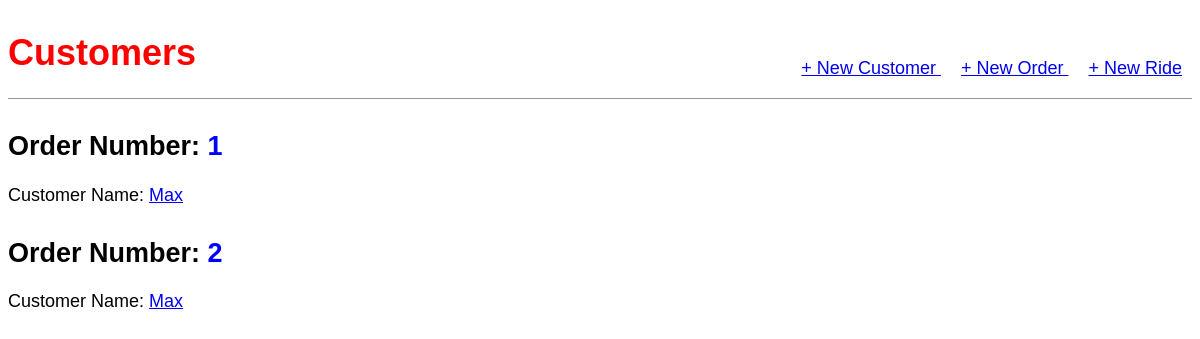
The page /order/ on the database its author committed.
### orders/models.py (models this page shows, shortened)
class Order(models.Model):
    order_number = models.AutoField(primary_key=True)
    customer_number = models.ForeignKey(Customer, on_delete=models.CASCADE, related_name='orders')
    date_created = models.DateField(auto_now_add=True)
    last_updated = models.DateField(auto_now=True)
    description = models.CharField(max_length=200, null=True)
    ride = models.ForeignKey(Ride, on_delete=models.CASCADE, related_name='orders', null=True)

class Customer(models.Model):
    customer_name = models.CharField(max_length=100)
    customer_phone_number = models.CharField(max_length=10)
    customer_email = models.EmailField()
    customer_business_name = models.CharField(max_length=200)
    def __str__(self):
        return self.customer_name

### orders/views.py (the view)
# urls.py: path('order/', views.OrderListView.as_view(), name='order_list'),
class OrderListView(ListView):
    model = Order
    template_name = 'order_list.html'

### templates/order_list.html
{% extends 'base.html' %}
{% block content %}
{% for order in object_list %}
<div class="post-entry">
    <h2>Order Number: <a href="{% url 'order_detail' order.pk %}">{{ order.order_number }}</a></h2>Customer Name: <a href="{% url 'customer_detail' order.customer_number.pk %}"> {{ order.customer_number }}</a> </h2>
</div>
{% endfor %}
{% endblock content %}

### static/css/base.css (style rules this page uses)
body { font-family: 'Source Sans Pro', sans-serif; font-size: 18px; }
.post-entry { margin-bottom: 2rem; }
.post-entry h2 { margin: .5 rem 0; }
.post-entry h2 a, .post-entry h2 a:visited { color: blue; text-decoration: none; }

### rows shown on the page
Order: order_number "1", customer_number "Max"
Order: order_number "2", customer_number "Max"
